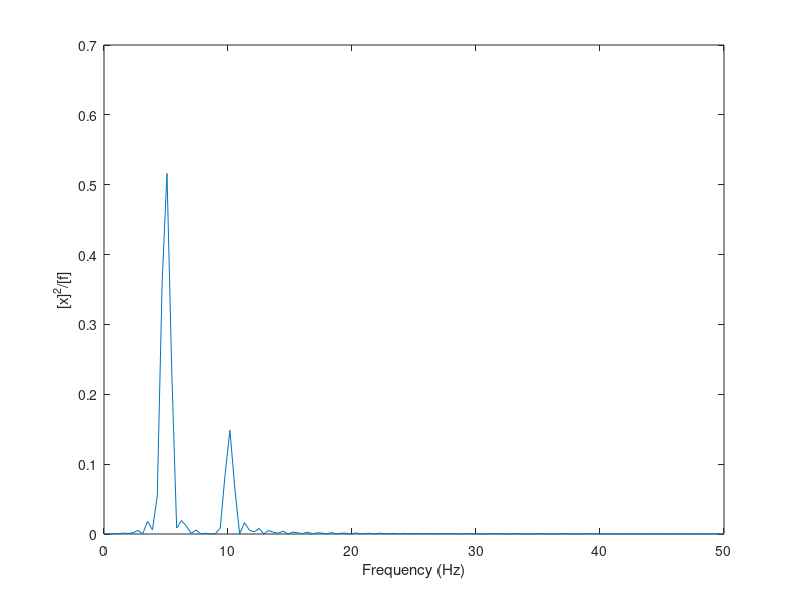

Reproduce this figure in MATLAB. (Note: this script raises an error after producing the figure.)
%% BLABLABALALBALBLBJADJFOEWIENDOFLNDS
%% WHOEEEEE

%% MATLAB CODE 1.1:FFT
T=1;                    % some epoch length
fs=100;                 % a high enough sampling freq.
Ts=1/fs;                % sampling period
t=0:Ts:T;
x=cos(2*pi*5*t)+cos(2*pi*10*t)/2;
%x=x.*hann(length(x))'; % windowed
N=length(x);
M=2^11;                 % take M ? N
f=(0:M/2)*fs/M;         % gridded [0, fnyq]
xhat=fft(x,M)/fs;       % = Ts*fft(x,M)
xhat=xhat(1+(0:M/2));   % only need first half
plot(f,abs(xhat));      % plot of |xˆ(f )|
% MATLAB CODE 1.2: FFT
xa=abs(fft(x,M))*2/N; % amplitudes
xa=xa(1+(0:M/2)); % first half
xa(1)=xa(1)/2; % freq 0 is special
plot(f,xa)
xlabel('Frequency (Hz)')
ylabel('Unit [x]')
%% MATLAB CODE 1.3: Periodogram
[S,fm]=periodogram(x,[],[],fs); % S=periodogram
plot(fm,S) % fm=frequency
xlabel('Frequency (Hz)')
ylabel('[x]^2/[f]')
powx=sum(x.^2)/N % power of x
pows=sum(S)*(fm(2)-fm(1)) % power via periodogram
% We can also code the periodogram ourselves:
% M=2^11; % as before
% f=(0:M/2)*fs/M; % as before
% P=abs(fft(x,M)).^2/fs/N; % classic periodogram
% P=2*P(1+(0:M/2)); % one sided version:
% P(1)=P(1)/2; % halve 1st entry
% P(end)=P(end)/(2-rem(M,2)); % halve if M is even
% plot(f,P);
% xlabel('frequency (Hz)')
% ylabel('unit [x]')
% powp=sum(P)*(f(2)-f(1)) % same power again


%% MATLAB CODE 1.4: Welch
fs=100; % sampling freq.
Ts=1/fs; % sampling period
fr=0.03; % initial frequency resolution
T=floor(2/fr); % corresponding epoch length
[x,t]=signalA(Ts,T); % see Appendix ?
% default Welch
[Sw,fw]=pwelch(x,[],[],[],fs);
% Overrule defaults
fr=1; % set frequency resolution
M=ceil(2/fr/Ts); % then M is the number of samples
[Swx,fwx]=pwelch(x,M,[],[],fs); % .. of Hamming window

%% MATLAB CODE 1.5:Spectogram
T=20;
fs=100;
Ts=1/fs;
t=0:Ts:T;
x=cos(2*pi*(5+15*stepfun(t,10)).*t);
spectrogram(x,[],[],[],fs) % default
% with a window of 50 or 200 samples:
spectrogram(x,50,[],[],fs) % window of 0.5 seconds
spectrogram(x,200,[],[],fs) % window of 2.0 seconds
xlabel('Frequency (Hz)')
ylabel('Time [sec]')
colorbar

%% MATLAB CODE 1.6: Hilbert
t=0:.1:100;
x=t.^2.*(50-t).*exp(-t/8).*cos(t);
z=hilbert(x); % z = x + ix˜
A=abs(z); % amplitude
phi=phase(z); % phase
plot(t,x,t,A);
xlabel('Time (sec)')
ylabel('Amplitude (A)')
plot(t,phi,t,t);
xlabel('Time (sec)')
ylabel('Phase (phi)')


